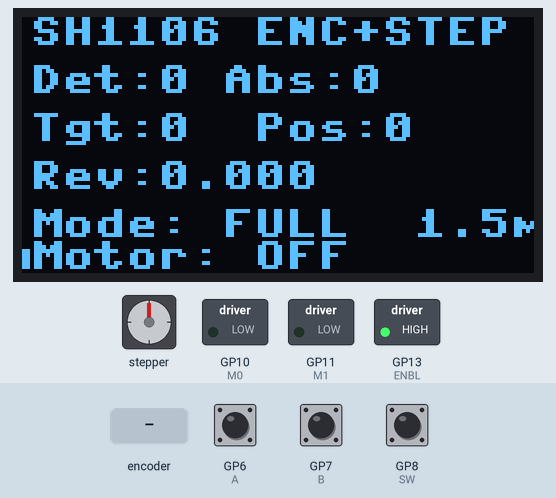
The program below on a simulated Raspberry Pi Pico running MicroPython. Parts: 128×64 one-colour display, stepper motor, switched loads named in the program (green lamp = pin HIGH). The test bench sets the inputs (shaded band); at power-on: GP8 (SW) HIGH, GP6 (A) HIGH, GP7 (B) HIGH. Pins used as bus, display or sensor lines are not drawn.

Above: at 1.2 s.
1.3 s: rotary encoder on GP6 (A) / GP7 (B) turned 1 step (first pin leading)
At 1.7 s:
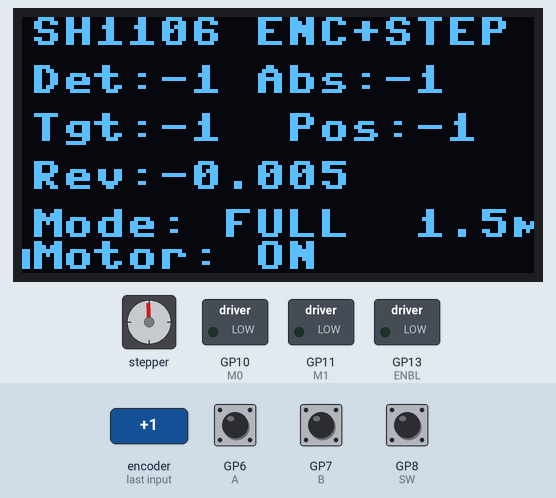
3.3 s: GP8 (SW) pulled LOW for 1 s
At 4.0 s:
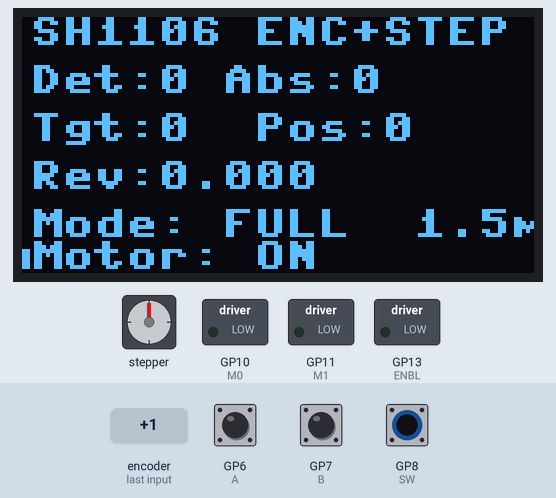
5.8 s: rotary encoder on GP6 (A) / GP7 (B) turned 3 steps (first pin leading)
At 8.0 s:
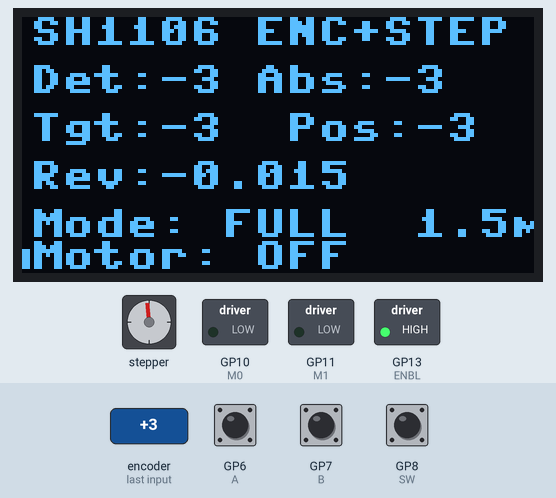
Timing chart, 0 to 9.5 s (numbered marks = the images above; inputs shaded):
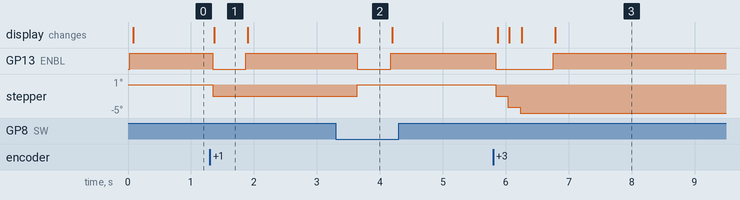

The program:

oled_encoder_motor_integration_test.py
```python
# Pico 2 | Encoder-jogs-Stepper + OLED | FULL-STEP @ 1500 us
# Stepper (DRV8834): STEP=GP14, DIR=GP15, nSLEEP=GP12, nENBL=GP13, M0=GP10, M1=GP11
# Encoder (COM/CON -> GND): A=GP6, B=GP7, SW=GP8  (pull-ups)
# OLED (SH1106/SSD1306 auto): I2C0 SDA=GP4, SCL=GP5

import machine, time
from machine import Pin, I2C
import framebuf

# ---------------- User settings ----------------
STEPS_PER_REV     = 200          # 1.8° stepper
MICROSTEP_FACTOR  = 1            # FULL-STEP
DETENT_DIV        = 4            # edges per detent (most encoders = 4)
STEPS_PER_DETENT  = 1            # jog size per detent (in FULL steps)
STEP_US_MIN       = 1500         # µs per step at speed (>=2)
STEP_US_MAX       = 1500         # µs per step when starting/stopping (>=2) — no ramp
ZERO_HOLD_MS      = 300          # hold button >= this to zero
MOTOR_IDLE_TIMEOUT_MS = 500      # disable driver after this much inactivity
REVERSE_ENCODER   = False        # flip knob direction if needed

# ---------------- OLED detect ----------------
OLED_W, OLED_H = 128, 64
i2c = I2C(0, sda=Pin(4), scl=Pin(5), freq=400_000)
addrs = i2c.scan()
if not addrs:
    raise SystemExit("No I2C OLED on I2C0 (GP4/GP5).")
ADDR = addrs[0]

class SH1106_I2C:
    def __init__(self, w,h,i2c,addr=0x3C):
        self.width,self.height,self.i2c,self.addr = w,h,i2c,addr
        self.buffer = bytearray(w*h//8)
        self.fb = framebuf.FrameBuffer(self.buffer, w, h, framebuf.MONO_VLSB)
        def cmd(*cs):
            for c in cs: self.i2c.writeto(self.addr, b'\x00'+bytes([c]))
        cmd(0xAE,0x20,0x00,0x40,0xA1,0xC8,0x81,0x7F,0xA6,0xA8,0x3F,
            0xAD,0x8B,0xD3,0x00,0xD5,0x80,0xD9,0x22,0xDA,0x12,0xDB,0x35,0xAF)
        self.fill(0); self.show()
    def fill(self,c): self.fb.fill(c)
    def text(self,s,x,y,c=1): self.fb.text(s,x,y,c)
    def show(self):
        for p in range(self.height//8):
            self.i2c.writeto(self.addr, b'\x00'+bytes([0xB0+p,0x02,0x10]))
            s = self.width*p; e = s+self.width
            self.i2c.writeto(self.addr, b'\x40'+self.buffer[s:e])

try:
    disp = SH1106_I2C(OLED_W, OLED_H, i2c, addr=ADDR); DRIVER="SH1106"
except Exception:
    from ssd1306 import SSD1306_I2C
    disp = SSD1306_I2C(OLED_W, OLED_H, i2c, addr=ADDR); DRIVER="SSD1306"

# ---------------- Stepper pins ----------------
STEP  = Pin(14, Pin.OUT, value=0)
DIR   = Pin(15, Pin.OUT, value=0)
SLEEP = Pin(12, Pin.OUT, value=0)   # 0=sleep, 1=awake
ENBL  = Pin(13, Pin.OUT, value=1)   # active-LOW: 1=disabled

# Microstep mode lines (force FULL-STEP)
M0 = Pin(10, Pin.OUT, value=0)      # LOW
M1 = Pin(11, Pin.OUT, value=0)      # LOW
def set_fullstep():
    M0.value(0); M1.value(0)
    time.sleep_ms(2)

# ---------------- Encoder pins (COM/CON -> GND => pull-ups) ----------------
A  = Pin(6, Pin.IN, Pin.PULL_UP)
B  = Pin(7, Pin.IN, Pin.PULL_UP)
SW = Pin(8, Pin.IN, Pin.PULL_UP)

# ---------------- Encoder state (4x quadrature) ----------------
state = (A.value()<<1) | B.value()
raw_count = 0        # edges
detents   = 0        # edges // DETENT_DIV
abs_pos   = 0        # absolute detent count (+/-)
last_det  = 0

TRANS = (0,+1,-1,0,  -1,0,0,+1,  +1,0,0,-1,  0,-1,+1,0)

def _enc_isr(_):
    global state, raw_count
    s = (A.value()<<1) | B.value()
    d = TRANS[(state<<2)|s]
    if REVERSE_ENCODER: d = -d
    raw_count += d
    state = s

A.irq(trigger=Pin.IRQ_RISING|Pin.IRQ_FALLING, handler=_enc_isr)
B.irq(trigger=Pin.IRQ_RISING|Pin.IRQ_FALLING, handler=_enc_isr)

# ---------------- Button (polled, long-press to zero) ----------------
sw_last = SW.value()
sw_down_start = None
def poll_button():
    """Zero once on long-press; returns True if zeroed."""
    global sw_last, sw_down_start, abs_pos, raw_count, last_det, detents, target_pulses
    v = SW.value()  # 0 = pressed (pull-up)
    now = time.ticks_ms()
    if v != sw_last:
        sw_last = v
        if v == 0:
            sw_down_start = now
        else:
            sw_down_start = None
    if sw_down_start is not None and time.ticks_diff(now, sw_down_start) >= ZERO_HOLD_MS:
        abs_pos = 0
        raw_count = 0
        last_det = 0
        detents = 0
        target_pulses = 0
        sw_down_start = None
        return True
    return False

# ---------------- Stepper helpers with auto-enable/disable ----------------
last_step_time = time.ticks_ms()
motor_enabled = False

def driver_enable(on=True):
    """Gate the DRV8834 power. Wake before first step; sleep when idle."""
    global motor_enabled
    if on and not motor_enabled:
        SLEEP.value(1)
        time.sleep_ms(2)   # wake time
        ENBL.value(0)
        motor_enabled = True
    elif (not on) and motor_enabled:
        ENBL.value(1)
        SLEEP.value(0)
        motor_enabled = False

def step_pulse(us=STEP_US_MIN):
    """One STEP pulse (>= ~2 us high & low)."""
    global last_step_time
    hi = max(2, us//2); lo = max(2, us - hi)
    STEP.value(1); time.sleep_us(hi)
    STEP.value(0); time.sleep_us(lo)
    last_step_time = time.ticks_ms()

# motor position bookkeeping (in pulses; here pulses == FULL steps)
PULSES_PER_REV = STEPS_PER_REV * MICROSTEP_FACTOR  # = 200 in full-step
target_pulses = 0
current_pulses = 0

def jog_from_encoder():
    """Read encoder detents and update target pulses."""
    global detents, last_det, abs_pos, target_pulses
    irq = machine.disable_irq(); rc = raw_count; machine.enable_irq(irq)
    d = rc // DETENT_DIV
    if d != last_det:
        step_det = d - last_det
        last_det = d
        detents = d
        abs_pos += step_det
        target_pulses += step_det * STEPS_PER_DETENT

def move_towards_target(max_pulses_per_loop=40):
    """Walk a few pulses toward target each loop (keeps UI responsive)."""
    global current_pulses
    delta = target_pulses - current_pulses
    if delta == 0:
        return

    # ensure driver is awake/enabled before stepping
    driver_enable(True)

    direction = 1 if delta > 0 else -1
    DIR.value(1 if direction > 0 else 0)

    steps = min(abs(delta), max_pulses_per_loop)
    for _ in range(steps):
        step_pulse(STEP_US_MIN)   # fixed 1500 us full-step
        current_pulses += direction

# ---------------- Main ----------------
set_fullstep()            # force FULL-STEP on M0/M1
driver_enable(False)      # start disabled (cool & quiet)

t0 = time.ticks_ms()
while True:
    time.sleep_ms(20)

    poll_button()
    jog_from_encoder()
    move_towards_target()

    # auto-disable if idle long enough
    if motor_enabled and time.ticks_diff(time.ticks_ms(), last_step_time) > MOTOR_IDLE_TIMEOUT_MS:
        driver_enable(False)

    # UI
    disp.fill(0)
    disp.text("{} ENC+STEP".format(DRIVER), 0, 0)
    disp.text("Det:{} Abs:{}".format(detents, abs_pos), 0, 12)
    disp.text("Tgt:{:d}  Pos:{:d}".format(target_pulses, current_pulses), 0, 24)
    disp.text("Rev:{:.3f}".format(current_pulses / PULSES_PER_REV), 0, 36)
    disp.text("Mode: FULL  1.5ms", 0, 48)
    disp.text("Motor: {}".format("ON" if motor_enabled else "OFF"), 0, 56)

    disp.show()
```

Measured:
- what the display in image 2 shows lasts 0.5 s, from 3.7 s to 4.2 s
